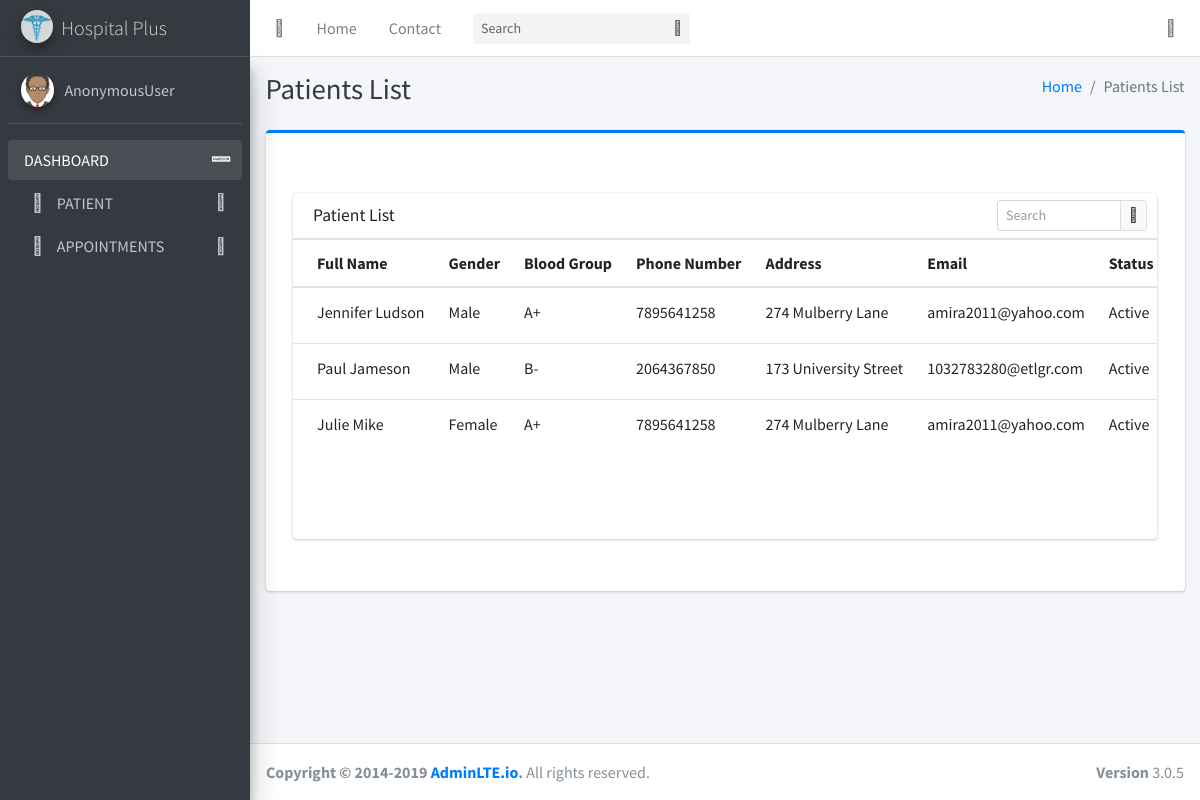
/queue, run on the app's committed database.
### hms/models.py (models this page shows, shortened)
class Patients(models.Model):
    fullName = models.CharField('Full Name', max_length=150, null = True)
    gender_choices = [
        ('Male', 'Male'),
        ('Female', 'Female'),
        ('Others', 'Others'),
    ]
    gender = models.CharField(
        max_length=10,
        choices=gender_choices,
        default= "AB+",
    )
    blood_group_choices = [
        ('A+', 'A+'),
        ('A-', 'A-'),
        ('B+', 'B+'),
        ('B-', 'B-'),
        ('O+', 'O+'),
        ('O-', 'O-'),
        ('AB+', 'AB+'),
        ('AB-', 'AB-'),
    ]
    blood_group = models.CharField(
        max_length=10,
        choices=blood_group_choices,
        default= "---",
    )
    birth_date = models.DateField('Date of Birth', null = True)
    phone = models.CharField('Phone Number', max_length=150, null = True)
    address = models.CharField('Address', max_length=150, null = True)
    patient_email = models.EmailField('Email', max_length=150, null = True)
    status_choices = [
        ('------', '-------'),
        ('Active', 'Active'),
        ('In-Active', 'In-Active'),
    ]
    status = models.CharField(
        max_length=20,
        choices=status_choices,
        default= "---",
    )
    create_date = models.DateField(auto_now_add=True, null = True)
    update_date = models.DateTimeField(auto_now=True,  null = True)

### hms/views.py (the view)
# urls.py: path('queue', views.queue, name='queue'),
def queue(request):
    patients =  Patients.objects.all().order_by('create_date')
    myFilter = PatientsFilter(request.GET, queryset = patients)
    patients = myFilter.qs
    context = {'patients': patients, 'myFilter': myFilter}
    return render(request, 'tableandcard.html', context)

### hms/templates/tableandcard.html (shortened to what this page needs)
{% extends 'index.html' %}
{% block cardtitle%} Patients List {% endblock%}
{% block breadcrumb%} Patients List {% endblock%}
{% load widget_tweaks %}
{% block content %}
<section class="content">
      <div class="container-fluid">
        <div class="row">
          <div class="col-12">
            <div class="card">
              <div class="card-header">
                <h3 class="card-title">Patient List</h3>
                <div class="card-tools">
                  <form action="" method="get">
                  <div class="input-group input-group-sm" style="width: 150px;">
                    {% render_field myFilter.form.fullName placeholder="Search" type="text" class="form-control float-right" %}
                    <div class="input-group-append">
                      <button type="submit" class="btn btn-default"><i class="fas fa-search"></i></button>
                    </form>
                    </div>
                  </div>
                </div>
              </div>
              <div class="card-body table-responsive p-0" style="height: 300px;">
                <table class="table table-head-fixed text-nowrap">
                  <thead>
                    <tr>
                      <th>Full Name</th>
                      <th>Gender</th>
                      <th>Blood Group</th>
                      <th>Phone Number</th>
                      <th>Address</th>
                      <th>Email</th>
                      <th>Status</th>
                    </tr>
                  </thead>
                  <tbody>
                      {% for patient in patients %}
                    <tr>
                      <td>{{patient.fullName}}</td>
                      <td>{{patient.gender}}</td>
                      <td>{{patient.blood_group}}</td>
                      <td>{{patient.phone}}</td>
                      <td>{{patient.address}}</td>
                      <td>{{patient.patient_email}}</td>
                      <td>{{patient.status}}</td>
                    </tr>
                    {%endfor%}
                  </tbody>
                </table>
              </div>
            </div>
          </div>
        </div>
  {%endblock%}

### data on the page
Patients: fullName "Jennifer Ludson", gender "Male", blood_group "A+", phone "7895641258", address "274 Mulberry Lane", patient_email "amira2011@yahoo.com", status "Active"
Patients: fullName "Paul Jameson", gender "Male", blood_group "B-", phone "2064367850", address "173 University Street", patient_email "1032783280@etlgr.com", status "Active"
Patients: fullName "Julie Mike", gender "Female", blood_group "A+", phone "7895641258", address "274 Mulberry Lane", patient_email "amira2011@yahoo.com", status "Active"

### other printed values
{{ request.user }} "AnonymousUser"
